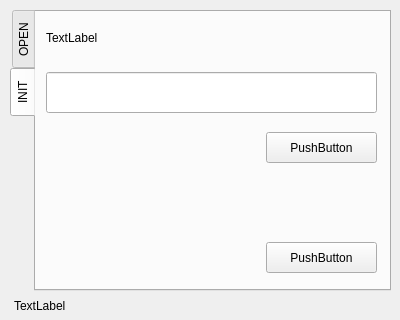
<?xml version="1.0" encoding="UTF-8"?>
<ui version="4.0">
 <class>Dialog</class>
 <widget class="QDialog" name="Dialog">
  <property name="geometry">
   <rect>
    <x>0</x>
    <y>0</y>
    <width>400</width>
    <height>320</height>
   </rect>
  </property>
  <property name="windowTitle">
   <string>Dialog</string>
  </property>
  <widget class="QTabWidget" name="tabWidget">
   <property name="geometry">
    <rect>
     <x>10</x>
     <y>10</y>
     <width>381</width>
     <height>281</height>
    </rect>
   </property>
   <property name="tabPosition">
    <enum>QTabWidget::West</enum>
   </property>
   <property name="currentIndex">
    <number>1</number>
   </property>
   <widget class="QWidget" name="open_tab">
    <attribute name="title">
     <string>OPEN</string>
    </attribute>
    <widget class="QLabel" name="open_path_label">
     <property name="geometry">
      <rect>
       <x>10</x>
       <y>10</y>
       <width>51</width>
       <height>31</height>
      </rect>
     </property>
     <property name="text">
      <string>TextLabel</string>
     </property>
    </widget>
    <widget class="QLineEdit" name="open_path_line">
     <property name="geometry">
      <rect>
       <x>10</x>
       <y>60</y>
       <width>331</width>
       <height>41</height>
      </rect>
     </property>
    </widget>
    <widget class="QPushButton" name="open_path_button">
     <property name="geometry">
      <rect>
       <x>230</x>
       <y>120</y>
       <width>111</width>
       <height>31</height>
      </rect>
     </property>
     <property name="text">
      <string>PushButton</string>
     </property>
    </widget>
    <widget class="QPushButton" name="open_button">
     <property name="geometry">
      <rect>
       <x>230</x>
       <y>230</y>
       <width>111</width>
       <height>31</height>
      </rect>
     </property>
     <property name="text">
      <string>PushButton</string>
     </property>
    </widget>
   </widget>
   <widget class="QWidget" name="init_tab">
    <attribute name="title">
     <string>INIT</string>
    </attribute>
    <widget class="QLabel" name="init_path_label">
     <property name="geometry">
      <rect>
       <x>10</x>
       <y>10</y>
       <width>51</width>
       <height>31</height>
      </rect>
     </property>
     <property name="text">
      <string>TextLabel</string>
     </property>
    </widget>
    <widget class="QLineEdit" name="init_path_line">
     <property name="geometry">
      <rect>
       <x>10</x>
       <y>60</y>
       <width>331</width>
       <height>41</height>
      </rect>
     </property>
    </widget>
    <widget class="QPushButton" name="init_path_button">
     <property name="geometry">
      <rect>
       <x>230</x>
       <y>120</y>
       <width>111</width>
       <height>31</height>
      </rect>
     </property>
     <property name="text">
      <string>PushButton</string>
     </property>
    </widget>
    <widget class="QPushButton" name="init_button">
     <property name="geometry">
      <rect>
       <x>230</x>
       <y>230</y>
       <width>111</width>
       <height>31</height>
      </rect>
     </property>
     <property name="text">
      <string>PushButton</string>
     </property>
    </widget>
   </widget>
  </widget>
  <widget class="QLabel" name="error_label">
   <property name="geometry">
    <rect>
     <x>14</x>
     <y>290</y>
     <width>381</width>
     <height>31</height>
    </rect>
   </property>
   <property name="text">
    <string>TextLabel</string>
   </property>
  </widget>
 </widget>
 <resources/>
 <connections/>
</ui>
